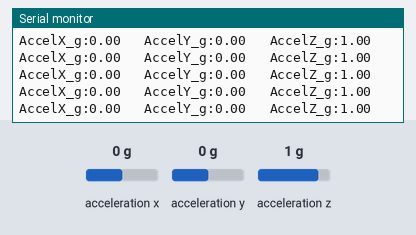
Bench run of a sketch on a simulated Arduino Uno WiFi Rev2. Shown: the last lines printed to the serial monitor. Inputs (shaded band) come from the test bench; at power-on: acceleration x 0 g, acceleration y 0 g, acceleration z 1 g.

Above: at 1.2 s.
1.3 s: acceleration x set to -1.4 g
At 1.56 s:
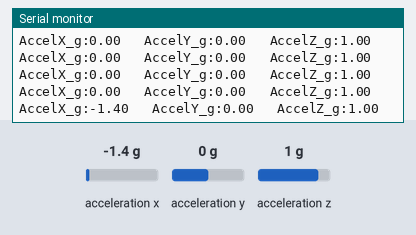
2.8 s: acceleration y set to -1.4 g
At 2.97 s:
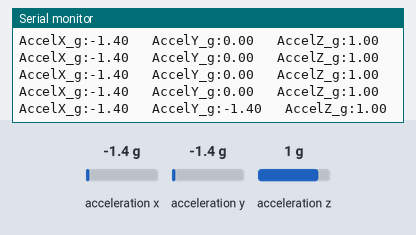
4.3 s: acceleration z set to -1.4 g
At 4.37 s:
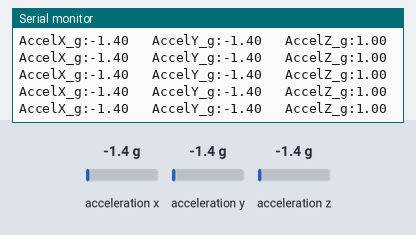

Measured:
- after the input at 1.3 s, the serial monitor: prints a new line after 0.11 s (image 1)
- after the input at 2.8 s, the serial monitor: prints a new line at once (image 2)

The sketch:

Accelerometers.ino
```cpp
/* Reads and displays accelerometer values from the LSM6DS3.

  The Arduino Uno WiFi Rev2 has an onboard LSM6DS3.

  Start the Serial Monitor using Tools > Serial Monitor.
  Run the program view sensor values.
  Optionally use the Serial Plotter.

  W. Newhall 6/2023 (original)
*/

// Recommend not changing these values
#define LOOP_TIME_INTERVAL_MS     200.0   // Step time interval for control loop (200.0 recommended)
#define SERIAL_BAUD_RATE          115200  // Baud rate for serial output (for Serial Monitor and Plotter)

// Include other code used for this program
#include <Arduino_LSM6DS3.h>

// =======================================================================================================
// MAIN ARDUINO SETUP - This code runs once at startup
// =======================================================================================================
void setup() {
  Serial.begin(SERIAL_BAUD_RATE); // Initialize the serial port for the Serial Monitor

  // Initialize the LSM6DS3 IMU
  if (IMU.begin()) {
    Serial.println("LSM6DS3 IMU successfully initialized.");
  }
  else {
    Serial.println("LSM6DS3 IMU initialization failed.");
    IMU.end();
    while(1);    // Wait here if IMU initialization failed
  }
}

// =======================================================================================================
// MAIN ARDUINO LOOP - This code runs repeatedly
// =======================================================================================================
void loop() {
  float accel_x_g = 0;  // Acceleration in x axis (g)
  float accel_y_g = 0;  // Acceleration in y axis (g)
  float accel_z_g = 0;  // Acceleration in z axis (g)

  IMU.readAcceleration(accel_x_g, accel_y_g, accel_z_g);  // Read accelerometer values

  // Outputs text to serial port for monitoring values using SERIAL PLOTTER
  Serial.print("AccelX_g:"); Serial.print(accel_x_g); Serial.print("   ");
  Serial.print("AccelY_g:"); Serial.print(accel_y_g); Serial.print("   ");
  Serial.print("AccelZ_g:"); Serial.print(accel_z_g); Serial.print("   ");
  Serial.print("\n");

  delay(LOOP_TIME_INTERVAL_MS);   // Delay before looping again
}
```
